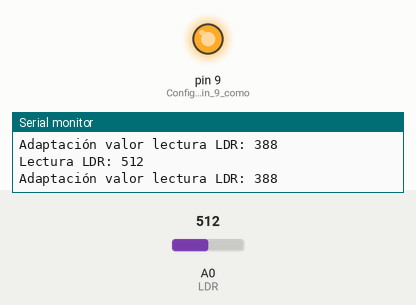
Simulated run of this sketch. Board: Arduino Uno, built with avr-gcc and run on an emulated ATmega328P. Parts: output pins drawn as LEDs (lit = HIGH), the last lines printed to the serial monitor. Inputs (shaded band) come from the test bench; at power-on: A0 (LDR) = 512.

Above: at 1.2 s.
1.3 s: A0 (LDR) set to 716
At 2.3 s:
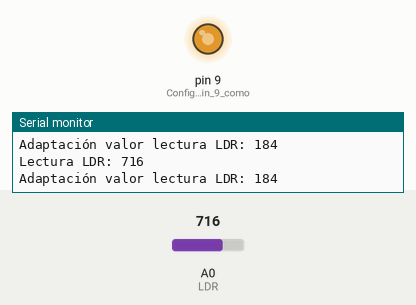
2.8 s: A0 (LDR) set to 900
At 3.9 s:
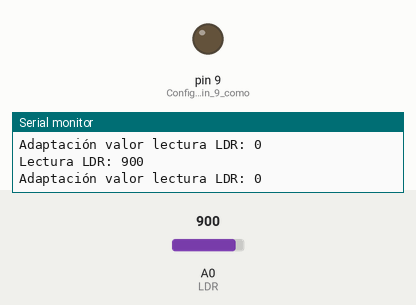
4.3 s: A0 (LDR) set to 1023
At 5.4 s:
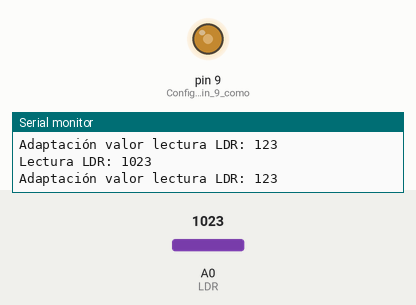
5.8 s: A0 (LDR) set to 511
At 7.0 s:
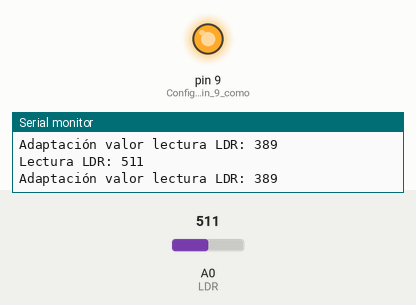
Timing chart, 0 to 8.3 s (numbered marks = the images above; inputs shaded):
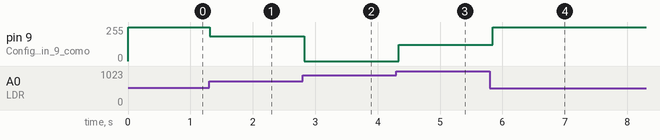

The sketch:

_008_ControlLumLED_LDR.ino
```cpp
void setup() // Configuraciones
{
Serial.begin(9600); //Inicializa comunicación serie
pinMode(9,OUTPUT); //Configurar el pin 9 como salida
}
void loop()
{
int LDR = analogRead(A0); //Guarda valor lectura analógica LDR
int adapta = 900 - LDR; //Adaptacion valor lectura
if ( adapta < 0) //Valor absoluto
adapta = adapta * -1;
Serial.print("Lectura LDR: "); //Mostrar en Monitor
Serial.print(LDR);
Serial.println("");
Serial.print("Adaptación valor lectura LDR: ");
Serial.print(adapta);
Serial.println("");
analogWrite(9, adapta); //Escritura PWM en LED
delay(100);
}
```

Measured:
- after the input at 1.3 s, pin 9 (Configurar_el_pin_9_como): 255/255 → 184/255 at once
- after the input at 2.8 s, pin 9 (Configurar_el_pin_9_como): 184/255 → 0/255 at once
- after the input at 4.3 s, pin 9 (Configurar_el_pin_9_como): 0/255 → 123/255 at once
- after the input at 5.8 s, pin 9 (Configurar_el_pin_9_como): 123/255 → 255/255 after 0.05 s
